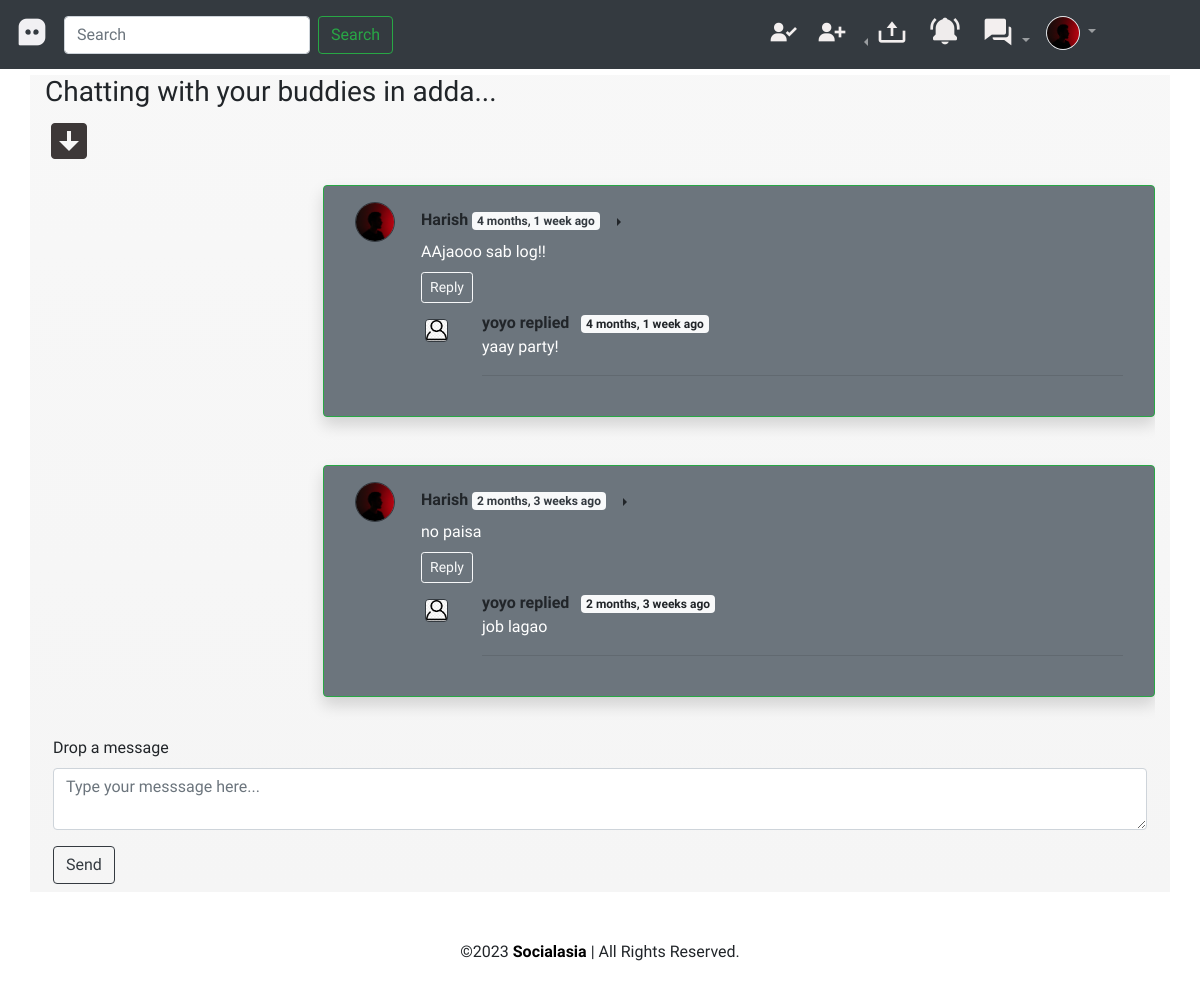
/hubs/2 (signed in), run on the app's committed database.
### dashboard/models.py (models this page shows, shortened)
class Profile(models.Model):
    user=models.ForeignKey(User,on_delete=models.CASCADE)
    userid=models.IntegerField()
    bio=models.TextField(blank=True)
    location=models.CharField(max_length=50,blank=True)
    pfp=models.ImageField(default='avatar.jpg',upload_to='profile_images')
    sport=models.PositiveIntegerField(default=50,choices=SPORT)
    hobbies=models.PositiveIntegerField(default=80,choices=HOBBY)
    age=models.PositiveIntegerField()
    gender=models.IntegerField(default=-1,choices=GENDER)
    private=models.BooleanField(default=False)
    in_meeting=models.CharField(default='',max_length=100)
    class Meta:
        constraints=[CheckConstraint(check=Q(age__gte=18),name='age_gte_18')]

class Hub(models.Model):
    sno=models.AutoField(primary_key=True)
    name=models.CharField(max_length=100)
    members=models.ManyToManyField(User, blank=True)
    head=models.ForeignKey(User,related_name='head',on_delete=models.CASCADE,blank=True,null=True)
    def __str__(self) -> str:
        return f'{self.name}'

class HubDm(models.Model):
    sno=models.AutoField(primary_key=True)
    dm_text=models.TextField(blank=True)
    from_user=models.ForeignKey(User,on_delete=models.CASCADE)
    timestamp=models.DateTimeField(auto_now_add=True)
    hub=models.ForeignKey(Hub, on_delete=models.CASCADE)
    parent=models.ForeignKey('self',on_delete=models.CASCADE,null=True,blank=True)
    fpfp=models.ForeignKey(Profile,on_delete=models.CASCADE,blank=True,null=True)

### dashboard/views.py (the view)
# urls.py: path('hubs/<str:slug>',views.hubDm,name='hub'),
@login_required
def hubDm(request,slug):
    userprofile=Profile.objects.get(user=request.user)
    hub=Hub.objects.get(sno=slug)
    all_dms=sorted(HubDm.objects.filter(hub=hub),key=lambda x:x.timestamp)
    replies=HubDm.objects.filter(hub=hub).exclude(parent=None)
    allreplies=sorted(replies,key=lambda x:x.timestamp)
    repdict={}
    for reply in allreplies:
        if reply.parent.sno not in repdict.keys():
            repdict[reply.parent.sno]=[reply]
        else:
            repdict[reply.parent.sno].append(reply)
    notifics=notifications(request.user)
    for n in notifics:
        if n.tohub==hub: n.delete()
    notidict={'notifics':notifics}
    context={'userprofile':userprofile,'hub':hub,'all_dms':all_dms,'repdict':repdict}|notidict
    return render(request,'hub_dm.html',context)

### dashboard/templatetags/extras.py (called while the page is built)
@register.filter(name='get_val')
def get_val(val_dict,key):
    return val_dict.get(key)

### dashboard/views.py (called while the page is built)
def notifications(user):
    notifics=Notification.objects.filter(ntouser=user)
    return notifics

### templates/hub_dm.html (shortened to what this page needs)
{% extends 'base.html' %}
{% load humanize %}
{% load extras %}
{% block content %}
<div class="container home-content">
    <h3>Chatting with your buddies in {{hub.name}}...</h3><a href="#sendbtn"><i
            class='bx bxs-down-arrow-square bx-flip-horizontal bx-fade-up'
            style='color:#3d3838; font-size:xxx-large;'></i></a>
    <div class="dm-box">
        {% for adm in all_dms %}
        {% if adm.from_user.username == userprofile.user.username and not adm.parent %}
        <div
            class="row ml-auto my-3 border border-success rounded-left py-2 mx-0 w-75 shadow p-3 mb-5 bg-secondary rounded">
            <div class="col-md-1"><img class="rounded-circle d-block border border-dark" src="{{adm.fpfp.pfp.url}}"
                    alt="user_icon" width="40px">
            </div>
            <div class="col-md-11"><b>{{adm.from_user}}</b> <span class="badge badge-light text-dark">
                    {{adm.timestamp | naturaltime}} </span>
                {% if adm.from_user == userprofile.user %}
                <span class="dropright">
                    <button class="btn btn-transparent dropdown-toggle" type="button" data-toggle="dropdown"
                        aria-expanded="false"></button>
                </span>
                {% endif %}
                <div class="text-white">
                    {{adm.dm_text}}
                </div>
                <div class="reply mx-0 my-2">
                    <button class="btn btn-sm btn-outline-light my-4 my-sm-0" type="button" data-toggle="collapse"
                        data-target="#replybox{{adm.sno}}" aria-expanded="false" aria-controls="replybox{{adm.sno}}">
                        Reply
                    </button>
                </div>
                <div class="replies">
                    {% for reply in repdict|get_val:adm.sno %}
                    <div class="row my-2">
                        <div class="col-md-1 my-2"><img class="rounded mx-auto d-block w-75 border border-dark"
                                src="{{reply.fpfp.pfp.url}}" alt="user_icon">
                        </div>
                        <div class="col-md-11">
                            <b> {{reply.from_user}} replied </b> &nbsp; <span class="badge badge-light">
                                {{reply.timestamp | naturaltime}} </span>
                            <div class="text-white">
                                {{reply.dm_text}}
                            </div>
                            <hr>
                        </div>
                    </div>
                    {% endfor %}
                </div>
            </div>
        </div>
        {% endif %}
        {% endfor %}
    </div>
        <div class="my-2 p-2">
            <form action="posthubdm/" method="post">{% csrf_token %}
                <div class="form-group">
                    <label for="chat">Drop a message</label>
                    <textarea class="form-control" name="chat" rows="2"
                        placeholder="Type your messsage here..."></textarea>
                </div>
                <button type="submit" class="btn btn-outline-dark my-2 my-sm-0">Send</button>
            </form>
        </div>
</div>
{% endblock content %}

### templates/navbartemp.html (shortened to what this page needs)
<header>
	<nav class="navbar fixed-top navbar-expand-lg navbar-dark bg-dark">
		<a class="navbar-brand" href="{% url 'dashboard-index' %}"><i class='bx bxs-message-square-dots logo'
				style='color:#f1f0f3'></i></a>
		{% if user.is_authenticated %}
		<div class="collapse navbar-collapse" id="navbarSupportedContent">
			<form class="form-inline my-2 my-lg-0" method="post" action="/search/"> {% csrf_token %}
				<input class="form-control mr-sm-2" type="search" placeholder="Search" aria-label="Search"
					name="username">
				<button class="btn btn-outline-success my-2 my-sm-0" type="submit">Search</button>
			</form>
			<ul class="navbar-nav ml-auto">
				<li class="nav-item">
					<a class="nav-link" href="#pirou"><i class='bx bxs-user-check piro-user'
							style='color:#f3efef'></i></a>
				</li>
				<li class="nav-item">
					<a class="nav-link" href="#otherusers"><i class='bx bxs-user-plus other-users'
							style='color:#f3efef'></i></a>
				</li>
				<li class="nav-item dropdown dropleft">
					<a class="nav-link dropdown-toggle" href="#" role="button" data-toggle="dropdown"
						aria-expanded="false">
						<i class='bx bx-upload upload' style='color:#f3efef'></i>
					</a>
				</li>
				<li class="nav-item">
					<button type="button" class="btn" data-toggle="modal" data-target="#exampleModalnotif">
						<i class='bx bxs-bell-ring bell' style='color:#efecec'></i>
					</button>
				</li>
				<li class="nav-item dropdown">
					<a class="nav-link dropdown-toggle" href="#" role="button" data-toggle="dropdown" aria-expanded="false">
						<i class='bx bxs-conversation message' style='color:#f3efef'></i>
					</a>
				  </li>
				<li class="nav-item dropdown mr-5">
					<a class="nav-link dropdown-toggle user-profile-icon mr-5" href="#" role="button"
						data-toggle="dropdown" aria-expanded="false">
						<img src="{{userprofile.pfp.url}}" class="rounded-circle img-thumbnail p-0"
							alt="{{user.username}}">
					</a>
				</li>
			</ul>
		</div>
		{% endif %}
	</nav>
</header>

### templates/base.html (style rules this page uses)
* { font-family: 'Baloo Bhai 2', cursive; }
html { scroll-behavior: smooth; }
a { color: black; }
.user-profile-icon { width: 50px; }
.bell, .message, .logo, .other-users, .piro-user { font-size: xx-large; }
.upload { font-size: xx-large; }
.home-content { background: linear-gradient(#8080800f, whitesmoke); margin-top: 75px; }
.dm-box { overflow-y: auto; height: 43vh; }

### data on the page
Profile: pfp (picture)
Hub: name "adda"
HubDm: fpfp.pfp (picture), from_user "Harish", timestamp "4 months, 1 week ago", dm_text "AAjaooo sab log!!"
HubDm: fpfp.pfp (placeholder picture), from_user "yoyo", timestamp "4 months, 1 week ago", dm_text "yaay party!"
HubDm: fpfp.pfp (picture), from_user "Harish", timestamp "2 months, 3 weeks ago", dm_text "no paisa"
HubDm: fpfp.pfp (placeholder picture), from_user "yoyo", timestamp "2 months, 3 weeks ago", dm_text "job lagao"
